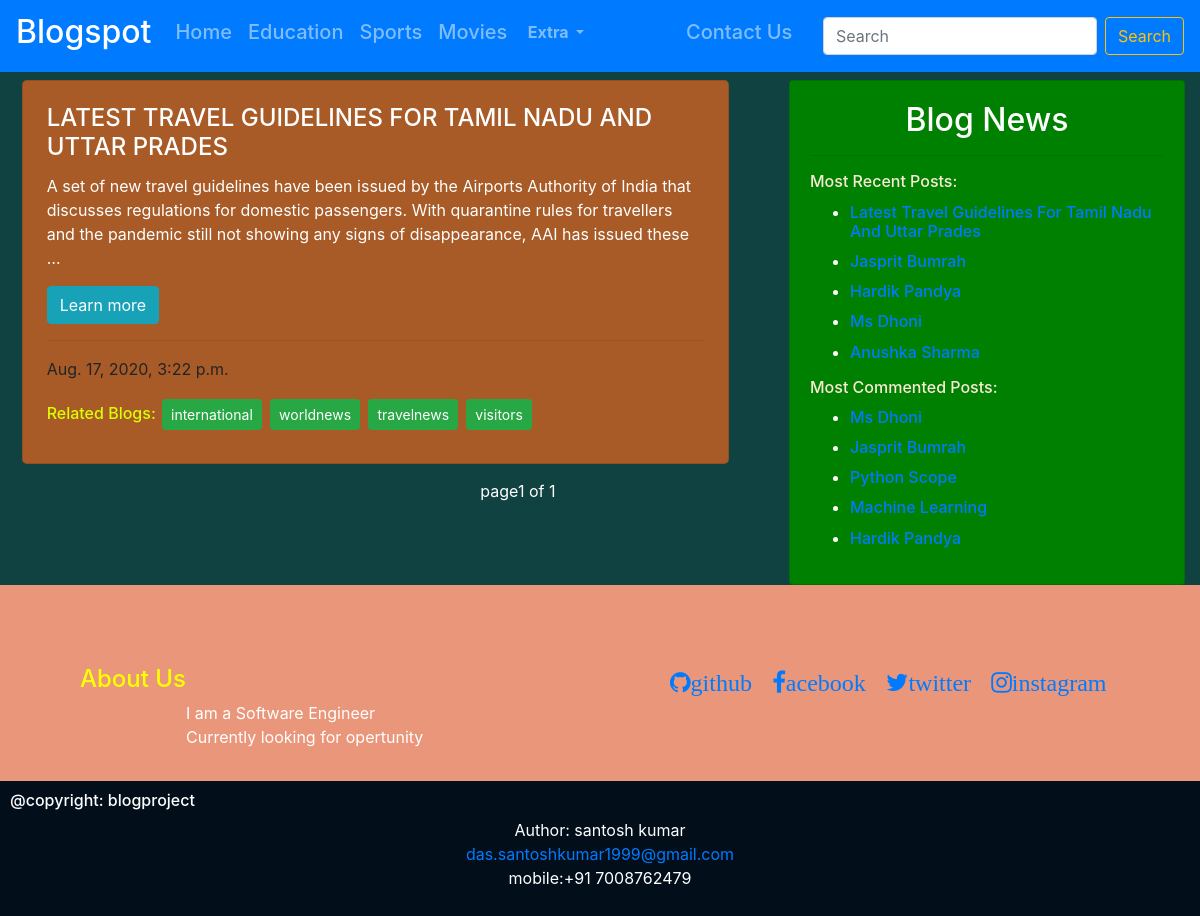
Screenshot of /world/ with the database file from the repository.
### blogapp/models.py (models this page shows, shortened)
class Post(models.Model):
    STATUS_CHOICES=(('draft','Draft'),('published','Published'))
    title= models.CharField(max_length=56)
    slug=models.SlugField(max_length=264,unique_for_date='publish')
    category=models.CharField(max_length=56,default=True)
    author=models.ForeignKey(User,related_name='blog_post',on_delete=models.CASCADE)
    image = models.ImageField(upload_to ='image/',default="")
    body=RichTextField(blank=True,null=True)
    publish=models.DateTimeField(default=timezone.now)
    created= models.DateTimeField(auto_now_add=True)
    update=models.DateTimeField(auto_now=True)
    status=models.CharField(max_length=10,choices=STATUS_CHOICES,default='published')
    objects=CustomManager()
    tags=TaggableManager()
    class Meta:
        ordering=('-publish',)
    def get_absolute_url(self):
        return reverse('post_detail',args=[self.publish.year,self.publish.strftime('%m'),self.publish.strftime('%d'),self.slug])

### blogapp/views.py (the view)
# urls.py: path('world/',views.World_view),
def World_view(request):
    world=Post.objects.filter(category__contains='world' or 'world news' or 'international'or 'foreign')
    paginator=Paginator(world,4)
    page_number=request.GET.get('page')
    try:
        world=paginator.page(page_number)
    except PageNotAnInteger:
        world=paginator.page(1)
    except EmptyPage:
        world=paginator.page(paginator.num_pages)
    return render(request,'blogapp/worldnews.html',{'world':world})

### blogapp/models.py (called while the page is built)
    def get_queryset(self):
        return super().get_queryset().filter(status='published')

### blogapp/templatetags/blog_tags.py (called while the page is built)
@register.inclusion_tag('blogapp/latest_posts123.html')
def show_latest_posts():
    latest_posts=Post.objects.order_by('-publish')[:5]
    return {'latest_posts':latest_posts}

@register.simple_tag
def get_most_commented_posts(count=5):
    return Post.objects.annotate(total_comments=Count('comments')).order_by('-total_comments')[:count]

### templates/blogapp/worldnews.html (shortened to what this page needs)
{%extends 'blogapp/base.html'%} {%block title_block%}Movies{% endblock %} {%block content%}
<div class="cont container ">
    {%if world%} {%for post in world%}
    <div class="card w-100">
        <div class="card-body">
            <h4 class="card-title">{{post.title|upper}}</h4>
            <p class="card-text">{{post.body|safe|truncatewords:40}}</p>
            <a href="{{post.get_absolute_url}}" class="btn btn-info">Learn more</a>
            <hr>{{post.publish}}
            <h6 style="color: rgb(217, 255, 0);">Related Blogs: {%for tag in post.tags.all %} <a class="btn-sm btn btn-success " style="margin: 2px;" href="{%url 'post_list_by_tag_name' tag.slug%}">{{tag.name}}</a> <em style="color: rgb(115, 255, 0);"></em> {%endfor%}
            </h6>
        </div>
    </div> {%endfor%} {%include 'blogapp/pagination.html' with page=world%} {%else%}
    <h4>oh oh, sorry there are no results found</h4> {%endif%}
</div>
{%endblock%}

### templates/blogapp/base.html (shortened to what this page needs)
<!DOCTYPE html>{%load blog_tags%}{%load static%}
<html lang="en">
<head>
    <link rel="stylesheet" href="https://stackpath.bootstrapcdn.com/bootstrap/4.5.1/css/bootstrap.min.css">
    <link rel="stylesheet" href="https://cdnjs.cloudflare.com/ajax/libs/font-awesome/4.7.0/css/font-awesome.min.css">
    <link rel="stylesheet" href="{%static 'css/base.css'%}">
</head>
<body>
    <nav class="navbar navbar-expand-lg navbar-dark bg-primary fixed-top">
        <a class="navbar-brand" href="/">
            <h2> Blogspot</h2>
        </a>
        <div class="collapse navbar-collapse" id="navbarSupportedContent">
            <ul class="navbar-nav mr-auto">
                {%if post_list%}
                <li class="nav-item active">
                    <a class="nav-link" href="/">
                        <h4> Home</h4><span class="sr-only">(current)</span></a>
                </li>{%else%}
                <li class="nav-item ">
                    <a class="nav-link" href="/">
                        <h5> Home</h5><span class="sr-only">(current)</span></a>
                </li>{%endif%}{%if Education%}
                <li class="nav-item active">
                    <a class="nav-link" href="{{post.get_absolute_url}}/education/">
                        <h4> Education</h4>
                    </a>
                </li>
                {%else%}
                <li class="nav-item">
                    <a class="nav-link" href="{{post.get_absolute_url}}/education/">
                        <h5>Education</h5>
                    </a>
                </li> {%endif%}{%if sports%}
                <li class="nav-item active">
                    <a class="nav-link" href="{{post.get_absolute_url}}/sports/">
                        <h4>Sports</h4>
                    </a>
                </li>{%else%}
                <li class="nav-item ">
                    <a class="nav-link" href="{{post.get_absolute_url}}/sports/">
                        <h5>Sports</h5>
                    </a>
                </li>{%endif%}{%if movies%}
                <li class="nav-item active">
                    <a class="nav-link" href="{{post.get_absolute_url}}/movies/">
                        <h4>Movies</h4>
                    </a>
                </li>{%else%}
                <li class="nav-item">
                    <a class="nav-link" href="{{post.get_absolute_url}}/movies/">
                        <h5>Movies</h5>
                    </a>
                </li>{%endif%} &nbsp;
                <li class="nav-item dropdown">
                    <a class="nav-link dropdown-toggle" href="#" id="navbarDropdown" role="button" data-toggle="dropdown" aria-haspopup="true" aria-expanded="false">
                        <b>Extra </b>
                    </a>
                </li>
            </ul>
            <ul class="navbar-nav ">{%if form%}
                <li class="nav-item active">
                    <a class="nav-link " href="{{post.get_absolute_url}}/contactus/">
                        <h4>Contact Us</h4>
                    </a>
                </li>{%else%}
                <li class="nav-item ">
                    <a class="nav-link " href="{{post.get_absolute_url}}/contactus/">
                        <h5>Contact Us</h5>
                    </a>
                </li>{%endif%}
            </ul>
            <form class="form-inline my-2 my-lg-0" action="{{post.get_absolute_url}}/search/">
                <input class="form-control mr-sm-2" type="search" name="query" id="query" placeholder="Search" aria-label="Search" required>
                <button class="btn btn-outline-warning my-2 my-sm-0" type="submit">Search</button>
            </form>
        </div>
    </nav>
    <div style="margin-top:80px; ">{%if not form%}
        <div>
            <div class="sidebar " style="margin-right: 15px;">
                <div class="carrd w-100  " style="width: 18rem;">
                    <div class="card-body ">
                        <h2 class="center">Blog News</h2>
                        <hr>
                        <h6 style="color: antiquewhite;">Most Recent Posts:</h6>{%show_latest_posts%}
                        <h6 style="color: antiquewhite;">Most Commented Posts:</h6>{%get_most_commented_posts as most_commented_posts%}
                        <ul>{%for post in most_commented_posts%}
                            <li>
                                <h6><a href="{{post.get_absolute_url}}">{{post.title|title}}</a></h6>
                            </li>{%endfor%}
                        </ul>
                    </div>
                </div>
            </div>
        </div>
        <div style="float:left;width:62%;">{%endif%} {%block content%}{%endblock%}
        </div>
    </div>
    <footer>
        <h4 style="float: left; color:yellow">About Us</h4>
        <div class="cof">
            <a target=_ blank href="https://github.com/Santoshkumarsan"><i class="fa fa-github">github</i></a>&nbsp;&nbsp;
            <a target=_ blank href="https://www.facebook.com/santoshkumar.das.752"><i class="fa fa-facebook">acebook</i></a>&nbsp;&nbsp;
            <a target=_ blank href="https://twitter.com/Santosh73734769"><i class="fa fa-twitter">twitter</i></a>&nbsp;&nbsp;
            <a target=_ blank href="https://twitter.com/Santosh73734769"> <i class="fa fa-instagram">instagram</i></a>&nbsp;&nbsp;
        </div>
        <div style="float: left;">
            <p>I am a Software Engineer <br>Currently looking for opertunity</p>
        </div>
    </footer>
    <div class="subfooter">
        <h6 style="color: white;">@copyright: blogproject</h6>
        <div class="con">
            <p>Author: santosh kumar<br>
                <a href="mailto:das.santoshkumar1999@gmail.com">das.santoshkumar1999@gmail.com</a><br> mobile:+91 7008762479 </p>
        </div>
    </div>
</body>
</html>

### templates/blogapp/latest_posts123.html
<ul>{%for post in latest_posts%}
    <li>
        <h6> <a href="{{post.get_absolute_url}}">{{post.title|title}}</a></h6>
    </li>
    {%endfor%}
</ul>

### static/css/base.css (style rules this page uses)
body { padding: 0; margin: 0; background-color: rgb(15, 66, 65); }
.con { text-align: center; }
.cof { text-align: right; font-size: x-large; color: white; }
footer { clear: both; padding: 80px; background-color: DarkSalmon; color: white; }
.subfooter { padding: 10px; background-color: rgb(2, 15, 26); color: white; }
h1, h2, h3, h4, p, li { color: white; }
.sidebar { width: 33%; float: right; border-radius: .3rem; }
.center { text-align: center; }
.cont { width: 99%; float: right; }
.card { border-radius: .3rem; padding: .2rem .2rem; margin-bottom: .5rem; background-color: rgb(168, 90, 39); }
.carrd { position: relative; display: -ms-flexbox; display: flex; -ms-flex-direction: column; flex-direction: column; min-width: 0; word-wrap: break-word; background-color: green; background-clip: border-box; border: 1px solid rgba(0, 0, 0, .125); border-radius: .25rem }
.fixed-top { margin-bottom: 1000px; }

### rows the page displays
Post: title "Latest Travel Guidelines For Tamil Nadu And Uttar Prades", title "LATEST TRAVEL GUIDELINES FOR TAMIL NADU AND UTTAR PRADES", body "A set of new travel guidelines have been issued by the Airports Authority of India that discusses regulations for domestic passengers. With quarantine rules for travellers and the pandemic still not showing any signs of disappearance, AAI has issued these …", publish "Aug. 17, 2020, 3:22 p.m."
Post: title "Jasprit Bumrah"
Post: title "Hardik Pandya"
Post: title "Ms Dhoni"
Post: title "Anushka Sharma"
Post: title "Python Scope"
Post: title "Machine Learning"
Tag: name "international"
Tag: name "worldnews"
Tag: name "travelnews"
Tag: name "visitors"

### other values shown
{{ page.number }} "1"
{{ page.paginator.num_pages }} "1"
